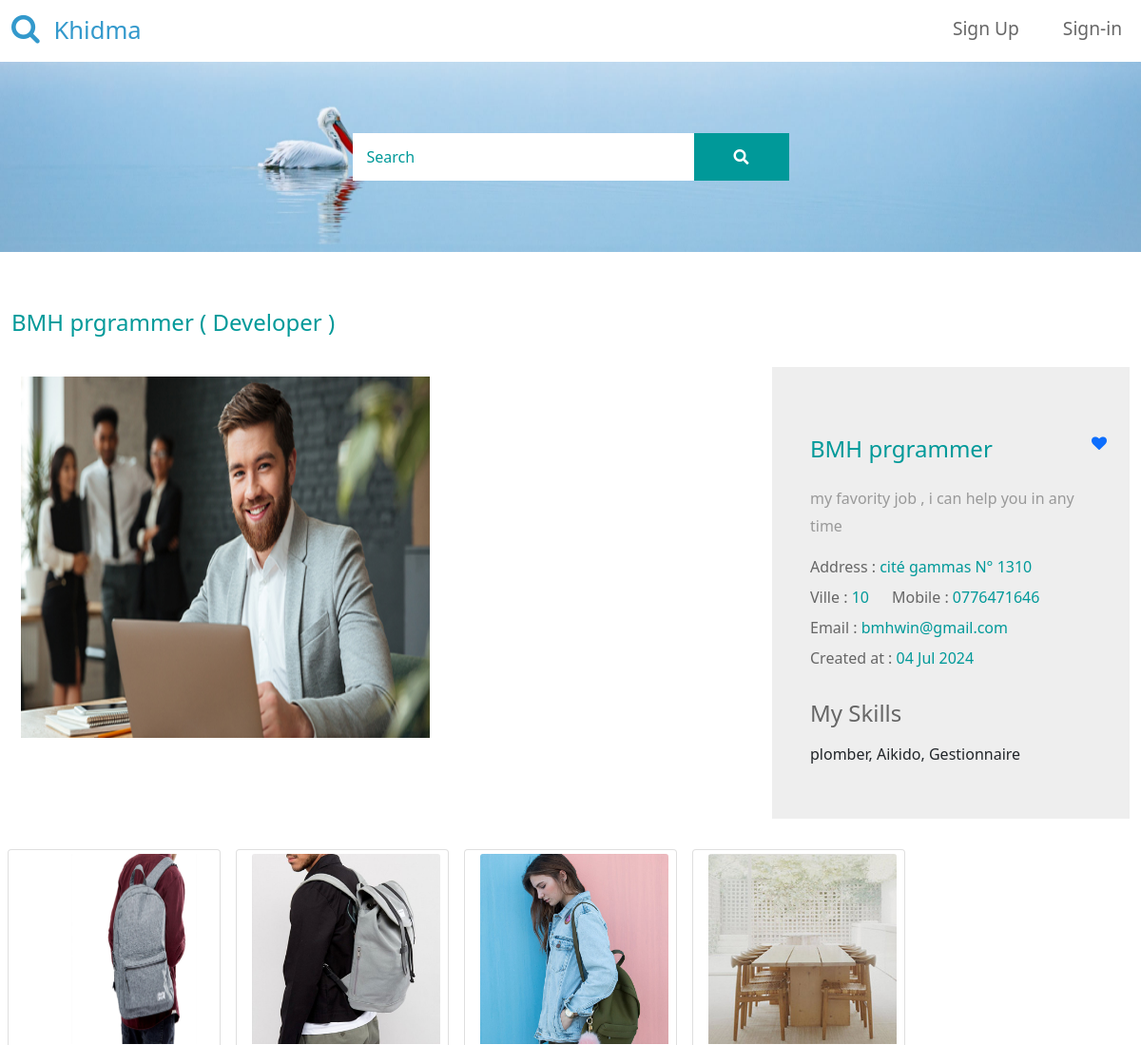
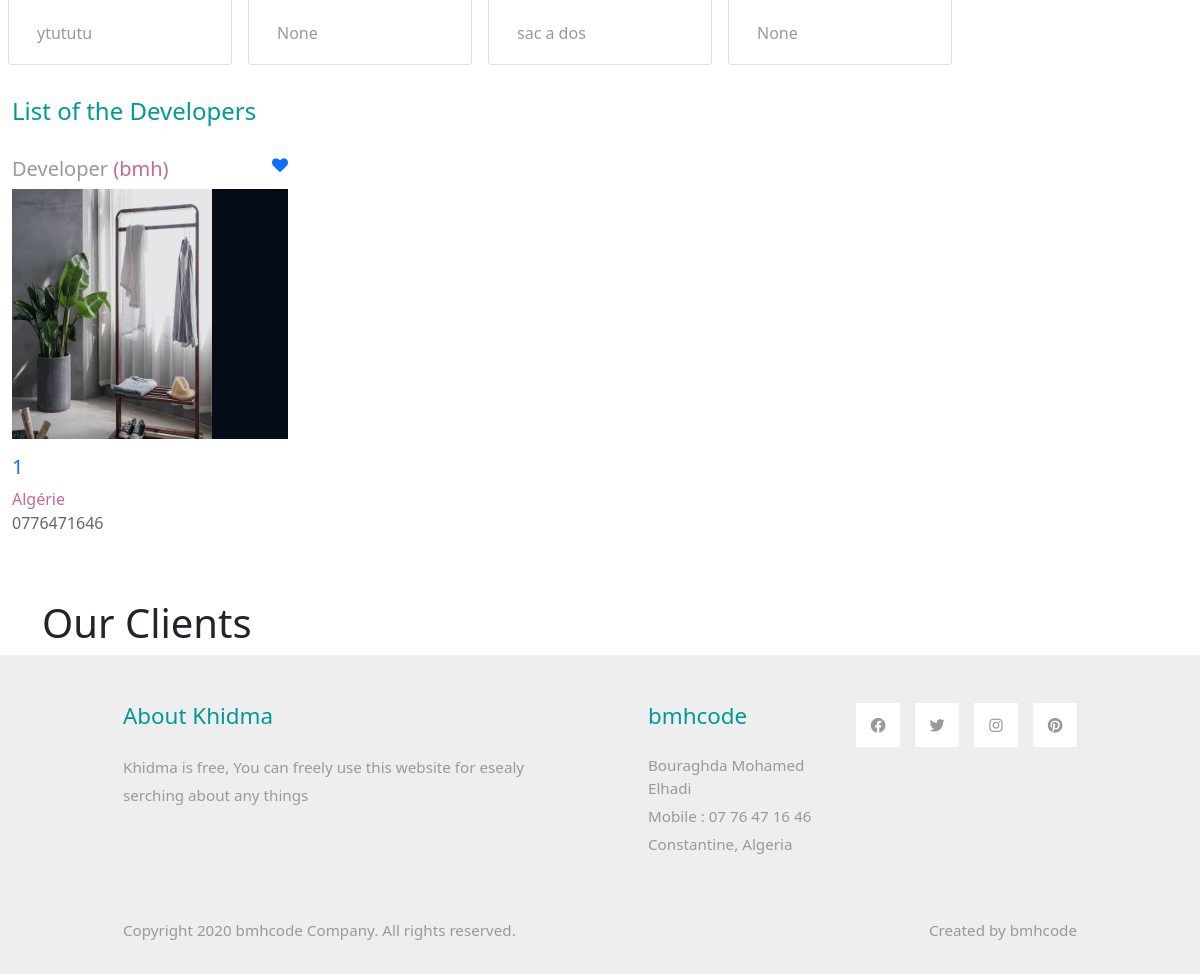
Page /post-detail/bmh-prgrammer on the committed database (2 pictures, top to bottom).
### app/models.py (models this page shows, shortened)
class Post(models.Model):
    user = models.ForeignKey(User, on_delete=models.SET_NULL, null=True, verbose_name=_("User"))
    category = models.ForeignKey(Category, on_delete=models.SET_NULL, null=True, related_name="category", verbose_name=_("Category"))
    title  = models.CharField(max_length=100, default='', help_text='Title of post', verbose_name = _("title"))
    address = models.CharField(max_length=200, default='', help_text='Address of post', verbose_name = _("Address"))
    ville = models.IntegerField(choices = VILLE, verbose_name=_('Ville'))
    email = models.EmailField(max_length=255,blank=True, null=True,  default="", help_text='yourmail@gmail.com', verbose_name=_("Email address"))
    phone  = models.CharField(max_length=20, verbose_name = _("phone"))
    description = models.TextField(blank=True, null=True, default='', help_text='Informations about your post', verbose_name =_('Description')) #description = RichTextField(blank=True, null=True)
    slug  = models.SlugField(blank=True, null=True, unique=True, help_text = 'Unique value for post page URL, created from name.')
    image = models.ImageField(blank=True, upload_to='post images/', default='post.jpg',  verbose_name=_('Image')) #,default='media/placeholder.png')
    is_active = models.BooleanField(default=True, verbose_name=_("is active"))
    date_created = models.DateTimeField(auto_now_add=True, verbose_name=_('Posted at'))
    date_updated = models.DateTimeField(auto_now=True, verbose_name=_('Updated at'))
    stars = models.IntegerField(default=0, verbose_name=_('Nomber of Stars'))
    stars_begin = models.DateTimeField(blank=True, null=True, verbose_name=_('Stars date'))
    stars_days = models.IntegerField( default=0, verbose_name=_('Stars days'))
    skills = models.CharField(max_length=100, default='', help_text='My skills', verbose_name = _("skills"))
    class Meta:
        db_table = 'postes'
        ordering = ['title']
        verbose_name_plural = 'Posts'
    def get_absolute_url(self):
        return reverse("app:post-detail", kwargs = {"slug":self.slug})
    @property
    def imageURL(self):
        try:
            url = self.image.url
        except:
            url = ''
        return url

class Category(models.Model):
    name  = models.CharField(max_length=50, verbose_name=_("name"), default='', help_text='name of catygory')
    slug  = models.SlugField(blank=True, null=True, unique=True, help_text = 'Unique value for category page URL, created from name.')
    image = models.ImageField(upload_to='Category images/', blank=True, null=True, default='category.jpg')
    is_active = models.BooleanField(default=True)
    def __str__(self):
        return self.name
    class Meta:
        db_table = 'categories'
        ordering = ['name']
        verbose_name_plural= 'Categories'

class PostImages(models.Model):
    post  = models.ForeignKey(Post, on_delete=models.SET_NULL, null=True, related_name='post', verbose_name=_("post"))
    image = models.ImageField(upload_to='images of post/', default='default_image.jpg') #/%y/%m/%d')
    libellé = models.CharField(max_length=64, blank=True, null=True, verbose_name=_("libellé"))
    date = models.DateTimeField(auto_now_add=True)
    class Meta:
        verbose_name_plural = "Post images"

### userauths/models.py (models this page shows, shortened)
class User(AbstractUser):
    username = models.CharField(max_length=100, unique=True, verbose_name=_('username'))
    email = models.EmailField(blank=True, null=True, verbose_name=_('email'))
    image = models.ImageField(blank=True, null=True, upload_to='users/', default='user.jpg', verbose_name=_('Image')) #,default='media/placeholder.png')
    bio = models.CharField(max_length=100, blank=True, verbose_name=_('bio'))
    USERNAME_FIELD = "username"
    def __str__(self):
        return self.username

### app/views.py (the view)
# urls.py: path('post-detail/<str:slug>',views.post_detail, name="post-detail"),
def post_detail(request,slug):
    post = Post.objects.get(slug=slug)
    related_posts = Post.objects.filter(category = post.category).exclude(slug=slug)
    reviews = PostReview.objects.filter(post=post).order_by('-date')
    average_rating = PostReview.objects.filter(post=post).aggregate(rating=Avg('rating'))
    review_form = PostReviewForm()
    context = {
        'post' : post,
        'related_posts' : related_posts,
        'reviews' : reviews,
        'average_rating' : average_rating,
        'review_form' : review_form,
        }
    return render(request, 'app/post-detail.html', context)

### templates/app/post-detail.html (shortened to what this page needs)
{% extends "app/base.html" %}
{% load static %}
{% block body %}
<div class="container-fluid tm-container-content tm-mt-60">
        <div class="row mb-4 ">
            <h4 class="col-12 tm-text-primary">{{ post.title }} ( {{ post.category }} )</h4>
        </div>
        <div class="row tm-mb-80 mb-4">
            <div class="col-xl-8 col-lg-7 col-md-6 col-sm-12">
                <img src="{{ post.imageURL }}" alt="Image" class="img-fluid" style="height:400px; width:450px; padding: 10px;">
            </div>
            <div class="col-xl-4 col-lg-5 col-md-6 col-sm-12">
                <div class="tm-bg-gray tm-video-details">
                    <br>
                    <div class="d-flex justify-content-between tm-text-gray">
                        <h4 class="col-12 tm-text-primary">{{ post.title }}</h4>
                        <a class="fa fa-heart" href="{% url 'app:add-to-wishlist' %}?post_slug={{post.slug}}"></a>
                        </div>
                    <p class="mb-3">
                        <p>{{ post.description|truncatechars:60 }}</p>
                    </p>
                    <div class="mb-4 d-flex flex-wrap">
                        <div class="mr-4 mb-2 ">
                            <span class="tm-text-gray-dark ">Address : </span><span class="tm-text-primary">{{ post.address }}</span>
                        </div>
                        <div class="mr-4 mb-2">
                            <span class="tm-text-gray-dark">Ville : </span><span class="tm-text-primary">{{ post.ville }}</span>
                        </div>
                        <div class="mr-4 mb-2">
                            <span class="tm-text-gray-dark">Mobile : </span><span class="tm-text-primary">{{ post.phone }}</span>
                        </div>
                        <div class="mr-4 mb-2">
                            <span class="tm-text-gray-dark">Email : </span><span class="tm-text-primary">{{ post.email }}</span>
                        </div>
                        <div class="mr-4 mb-2">
                            <span class="tm-text-gray-dark">Created at : </span><span class="tm-text-primary">{{ post.date_created|date:"d M Y" }}</span>
                        </div>
                    </div>
                    <div class="mb-3">
                        <h4 class="tm-text-gray-dark mb-3">My Skills</h4>
                        <span>{{post.skills}}</span>
                    </div>
                </div>
            </div>
        </div>
        <div class="row mb-4">
                {% for img in post.post.all  %}
                    <div class="card m-2" style="width: 14rem;">
                        <img src="{{ img.image.url }}" style="height: 200px;" class="card-img-top m-1" alt="...">
                        <div class="card-body">
                            <p class="card-text">{{ img.libellé }}</p>
                        </div>
                    </div>
                {% endfor %}
        </div>
        <div class="row mb-4">
            <h4 class="col-12 tm-text-primary">List of the {{post.category}}s</h4>
        </div>
        <div class="row mb-3 tm-gallery">
            {% for post in related_posts %}
            <div class="col-xl-3 col-lg-4 col-md-6 col-sm-6 col-12 mb-5">
                <div class="d-flex justify-content-between tm-text-gray">
                    <h5>{{ post.category }} <span class="tm-text-secondary">({{ post.user }})</span></h5>
                    <a class="fa fa-heart" href="{% url 'app:add-to-wishlist' %}?post_slug={{post.slug}}"></a>
                </div>
                <figure class="effect-ming tm-video-item">
                    <img src="{{ post.imageURL }}" alt="Image" class="img-fluid" style="height: 250px; width: 200px;">
                    <figcaption class="d-flex align-items-center justify-content-center">
                    </figcaption>
                </figure>
                <h5><a href="{{ post.get_absolute_url }}">{{ post.title }}</a></h5>
                <span class="tm-text-secondary">{{ post.address }}</span> <br>
                <div class="d-flex justify-content-between tm-text-gray">
                    <span class="tm-text-gray-dark">{{ post.phone }}</span>
                </div>
            </div>
            {% endfor %}
        </div>
</div>
{% endblock body %}

### templates/app/base.html (shortened to what this page needs)
<!DOCTYPE html>
{% load static %}
<html lang="en">
<head>
    <link rel="stylesheet" href="{% static 'css/bootstrap.min.css' %}">
    <link rel="stylesheet" href="{% static 'fontawesome/css/all.min.css' %}">
    <link rel="stylesheet" href="{% static 'css/templatemo-style.css' %}">
    <link rel="stylesheet" href="https://cdnjs.cloudflare.com/ajax/libs/font-awesome/4.7.0/css/font-awesome.min.css">
</head>
<body>
    <nav class="navbar navbar-expand-lg">
        <div class="container-fluid">
            <a class="navbar-brand" href="{% url 'app:index' %}">
                <i class="fa fa-search mr-2"></i>
                Khidma
            </a>
            <div class="collapse navbar-collapse" id="navbarSupportedContent">
                <ul class="navbar-nav ml-auto mb-2 mb-lg-0">
                    {% if request.user.is_authenticated %}
                        {% comment %} <li class="nav-item">
                            <a class="nav-link nav-link-2" href="{% url 'app:wishlist' %}">Wishlist</a>
                        </li> {% endcomment %}
                        <li class="nav-item submenu dropdown">
                            <a href="#" class="nav-link dropdown-toggle " data-toggle="dropdown" role="button" aria-haspopup="true"
                            aria-expanded="false">Catygory</a>
                            <ul class="dropdown-menu">
                                <li class="nav-item "><a class="nav-link" href="single-product.html">List of categories</a></li>
                                <li class="nav-item"><a class="nav-link" href="{% url 'app:wishlist' %}">New category</a></li>
                                </ul>
                        </li>
                        <li class="nav-item submenu dropdown">
                            <a href="#" class="nav-link dropdown-toggle" data-toggle="dropdown" role="button" aria-haspopup="true"
                            aria-expanded="false">{{user.username}}</a>
                            <ul class="dropdown-menu">
                                <li class="nav-item"><a class="nav-link" href="single-product.html">My Account</a></li>
                                <li class="nav-item"><a class="nav-link" href="{% url 'app:wishlist' %}">My Wishlist</a></li>
                                <li class="nav-item"><a class="nav-link" href="{% url 'userauths:sign-out' %}">Signout</a></li>
                            </ul>
                        </li>
                    {% else %}
                        <li class="nav-item">
                            <a class="nav-link nav-link-2" href="{% url 'userauths:sign-up' %}">Sign Up</a>
                        </li>
                        <li class="nav-item">
                            <a class="nav-link nav-link-2 " href="{% url 'userauths:sign-in' %}">Sign-in</a>
                        </li>
                    {% endif %}
                </ul>
        </div>
    </nav>
    <div class="tm-hero d-flex justify-content-center align-items-center mb-5" data-parallax="scroll" data-image-src="{% static 'img/hero.jpg' %}">
        <form class="d-flex tm-search-form">
            <input name="cat1" class="form-control tm-search-input" type="search" placeholder="Search" aria-label="Search">
            <button class="btn btn-outline-success tm-search-btn" type="submit">
                <i class="fas fa-search"></i>
            </button>
        </form>
    </div>
    {% block body %}
    {% endblock body %}
    <div class="container">
        <h1>Our Clients</h1>
    </div>
    <footer class="tm-bg-gray pt-5 pb-3 tm-text-gray tm-footer">
        <div class="container-fluid tm-container-small">
            <div class="row">
                <div class="col-lg-6 col-md-12 col-12 px-5 mb-5">
                    <h3 class="tm-text-primary mb-4 tm-footer-title">About Khidma</h3>
                    <p>Khidma is free, You can freely use this website for esealy serching about any things</p>
                </div>
                <div class="col-lg-3 col-md-6 col-sm-6 col-12 px-5 mb-5">
                    <h3 class="tm-text-primary mb-4 tm-footer-title">bmhcode</h3>
                    <ul class="tm-footer-links pl-0">
                        <li>Bouraghda Mohamed Elhadi</li>
                        <li>Mobile : 07 76 47 16 46</li>
                        <li>Constantine, Algeria</li>
                    </ul>
                </div>
                <div class="col-lg-3 col-md-6 col-sm-6 col-12 px-5 mb-5">
                    <ul class="tm-social-links d-flex justify-content-end pl-0 mb-5">
                        <li class="mb-2"><a href="https://facebook.com"><i class="fab fa-facebook"></i></a></li>
                        <li class="mb-2"><a href="https://twitter.com"><i class="fab fa-twitter"></i></a></li>
                        <li class="mb-2"><a href="https://instagram.com"><i class="fab fa-instagram"></i></a></li>
                        <li class="mb-2"><a href="https://pinterest.com"><i class="fab fa-pinterest"></i></a></li>
                    </ul>
                </div>
            </div>
            <div class="row">
                <div class="col-lg-8 col-md-7 col-12 px-5 mb-3">
                    Copyright 2020 bmhcode Company. All rights reserved.
                </div>
                <div class="col-lg-4 col-md-5 col-12 px-5 text-right">
                    Created by <a href="https://bmhcode.com" class="tm-text-gray" rel="sponsored" target="_parent">bmhcode</a>
                </div>
            </div>
        </div>
    </footer>
</body>
</html>

### rows in the picture
Post: title "BMH prgrammer", category "Developer", imageURL (picture), description "my favority job , i can help you in any time", address "cité gammas N° 1310", ville "10", phone "0776471646", email "bmhwin@gmail.com", date_created "04 Jul 2024", skills "plomber, Aikido, Gestionnaire"
PostImages: image (picture), libellé "ytututu"
PostImages: image (picture), libellé "None"
PostImages: image (picture), libellé "sac a dos"
PostImages: image (picture), libellé "None"
Post: category "Developer", user "bmh", imageURL (picture), title "1", address "Algérie", phone "0776471646"
